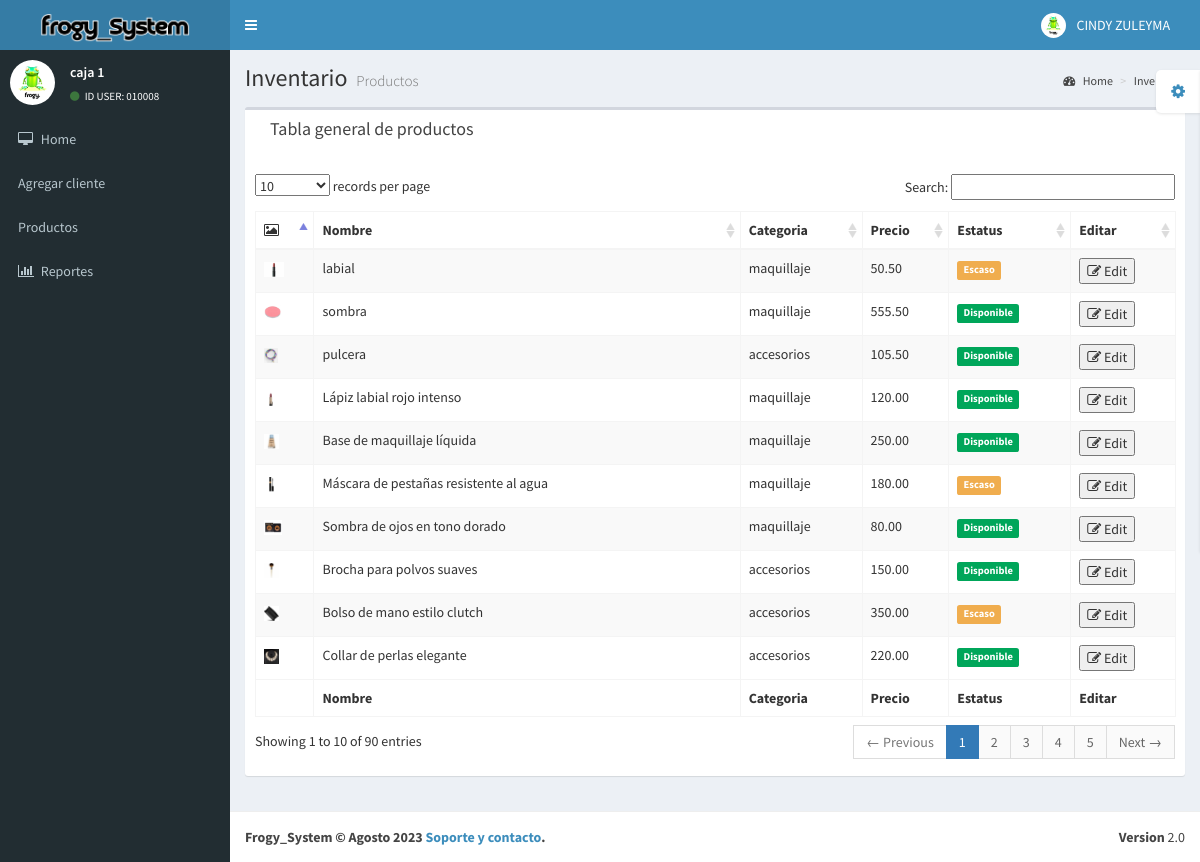
/public/data.php (signed in), run on the app's committed database.
### tables this page shows
CREATE TABLE `usuarios` (
  `id_usuario` int NOT NULL,
  `nombre` varchar(50) NOT NULL,
  `nombre_usuario` varchar(50) NOT NULL,
  `contraseña` varchar(20) NOT NULL,
  `rol` varchar(10) NOT NULL,
  `correo` varchar(100) NOT NULL,
  `telefono` varchar(20) NOT NULL
);

CREATE TABLE `productos` (
  `idProducto` int NOT NULL,
  `nombre` varchar(300) DEFAULT NULL,
  `categoria` varchar(40) DEFAULT NULL,
  `precio` decimal(10,2) DEFAULT NULL,
  `estatus` varchar(20) NOT NULL,
  `img` text NOT NULL
);

CREATE TABLE `categoria` (
  `id_categoria` int NOT NULL,
  `nombre_categoria` varchar(100) NOT NULL,
  `estatus` varchar(20) NOT NULL
);

### public/data.php (the view, shortened to what this page needs)
<?php
$con = conectar();
$id_usuario = $_SESSION['id_usuario'];
if (!isset($_SESSION['id_usuario'])) {
  header("Location: ../index.php");
} else {
  $usuario = mysqli_query($con, "SELECT * FROM `usuarios` WHERE `id_usuario` LIKE '$id_usuario'");
  $user = mysqli_fetch_array($usuario);
  $nombre = $user['nombre'];
  $name_user = $user['nombre_usuario'];
?>
  <!DOCTYPE html>
  <html>
  <head>
    <link href="../bootstrap/css/bootstrap.min.css" rel="stylesheet" type="text/css" />
    <link href="https://maxcdn.bootstrapcdn.com/font-awesome/4.3.0/css/font-awesome.min.css" rel="stylesheet" type="text/css" />
    <link href="http://code.ionicframework.com/ionicons/2.0.0/css/ionicons.min.css" rel="stylesheet" type="text/css" />
    <link href="../plugins/datatables/dataTables.bootstrap.css" rel="stylesheet" type="text/css" />
    <link href="../dist/css/AdminLTE.min.css" rel="stylesheet" type="text/css" />
    <link href="../dist/css/skins/_all-skins.min.css" rel="stylesheet" type="text/css" />
  </head>
  <body class="skin-blue">
    <div class="wrapper">
      <header class="main-header">
        <a href="../public/inicio.php" class="logo"><img src="../img/text/frogy_logoBLANCO.png" height="30px"></a>
        <nav class="navbar navbar-static-top" role="navigation">
          <a href="#" class="sidebar-toggle" data-toggle="offcanvas" role="button">
          </a>
          <div class="navbar-custom-menu">
            <ul class="nav navbar-nav">
              <li class="dropdown user user-menu">
                <a href="#" class="dropdown-toggle" data-toggle="dropdown">
                  <img src="../img/icon/LOGO_frogy.png" class="user-image" alt="User Image" />
                  <span class="hidden-xs"><?php echo $nombre ?></span>
                </a>
              </li>
            </ul>
          </div>
        </nav>
      </header>
      <?php include("../admin/menu.php") ?>
      <div class="content-wrapper">
        <section class="content-header">
          <h1>
            Inventario
            <small>Productos</small>
          </h1>
          <ol class="breadcrumb">
            <li><a href="../public/inicio.php"><i class="fa fa-dashboard"></i> Home</a></li>
            <li><a href="#">Inventario</a></li>
          </ol>
        </section>
        <section class="content">
          <div class="row">
            <div class="col-xs-12">
            </div>
          </div>
          <div class="row">
            <div class="col-xs-12">
              <div class="box">
                <div class="box-header">
                  <div class="container">
                    <div class="row">
                      <div class="col-xs-10">
                        <h3 class="box-title">Tabla general de productos</h3>
                      </div>
                    </div>
                  </div>
                </div>
                <div class="box-body">
                  <table id="example1" class="table table-bordered table-striped">
                    <thead>
                      <tr>
                        <th><i class="fa fa-picture-o"></i></th>
                        <th>Nombre</th>
                        <th>Categoria</th>
                        <th>Precio</th>
                        <th>Estatus</th>
                        <th>Editar</th>
                      </tr>
                    </thead>
                    <tbody>
                      <?php
                      $query = mysqli_query($con, "SELECT * FROM `productos`");
                      while ($row = mysqli_fetch_array($query)) {
                        $estatus = $row['estatus'];
                        $num_categoria = $row['categoria'];
                      ?>
                        <tr>
                          <td><img src="<?php echo $row['img'] ?>" alt="Imagen 1" height="15px" style="cursor: pointer;"></td>
                          <td><?php echo $row['nombre'] ?></td>
                          <td>
                            <?php
                            $sql = mysqli_query($con, "SELECT * FROM `categoria` WHERE `id_categoria` = $num_categoria");
                            $col = mysqli_fetch_array($sql);
                            echo $col['nombre_categoria']
                            ?>
                          </td>
                          <td><?php echo $row['precio'] ?></td>
                          <td>
                            <?php
                            if ($estatus == 'disponible') {
                            ?>
                              <span class="label label-success">Disponible</span>
                            <?php
                            } elseif ($estatus == 'agotado') {
                            ?>
                              <span class="label label-danger">Agotado</span>
                            <?php
                            } elseif ($estatus == 'escaso') {
                            ?>
                              <span class="label label-warning">Escaso</span>
                            <?php
                            }
                            ?>
                          </td>
                          <td>
                            <form action="" method="post">
                              <button name="editar" type="submit"><i class="fa fa-pencil-square-o"></i> Edit</button>
                            </form>
                          </td>
                        </tr>
                      <?php
                      }
                      ?>
                    </tbody>
                    <tfoot>
                      <tr>
                        <th></th>
                        <th>Nombre</th>
                        <th>Categoria</th>
                        <th>Precio</th>
                        <th>Estatus</th>
                        <th>Editar</th>
                      </tr>
                    </tfoot>
                  </table>
                </div>
              </div>
            </div>
          </div>
        </section>
      </div>
      <footer class="main-footer">
    <div class="pull-right hidden-xs">
      <b>Version</b> 2.0
    </div>
    <strong>Frogy_System &copy; Agosto 2023<a href="../contacto.html" target="_blank"> Soporte y contacto</a>.</strong>
  </footer>
    </div>
  </body>
  </html>
<?php
}
?>

### admin/menu.php (shortened to what this page needs)
<aside class="main-sidebar">
  <section class="sidebar">
    <div class="user-panel">
      <div class="pull-left image">
        <img src="../img/icon/LOGO_frogy.png" class="img-circle" alt="User Image" />
      </div>
      <div class="pull-left info">
        <p><?php echo $name_user ?></p>
        <a href="#"><i class="fa fa-circle text-success"></i> ID USER: 01000<?php echo $id_usuario ?></a>
      </div>
    </div>
    <ul class="sidebar-menu">
      <li class="treeview">
        <a href="../public/inicio.php">
          <i class="fa fa-desktop"></i> <span>Home</span>
        </a>
      </li>
      <li class="treeview">
        <a href="../public/clientes.php">
          <i class="ion ion-person-add"></i> <span>Agregar cliente</span>
        </a>
      </li>
      <li class="treeview">
        <a href="../public/productos.php">
          <i class="ion ion-ios-pricetag-outline"></i> <span>Productos</span>
        </a>
      </li>
      <li class="treeview">
        <a href="../public/reportes.php">
          <i class="fa fa-bar-chart-o"></i> <span>Reportes</span>
        </a>
      </li>
    </ul>
  </section>
</aside>

### data on the page
usuarios: nombre "CINDY ZULEYMA", nombre_usuario "caja 1"
productos: img (picture), nombre "labial", categoria.nombre_categoria "maquillaje", precio "50.50", estatus "Escaso"
productos: img (picture), nombre "sombra", categoria.nombre_categoria "maquillaje", precio "555.50", estatus "Disponible"
productos: img (picture), nombre "pulcera", categoria.nombre_categoria "accesorios", precio "105.50", estatus "Disponible"
productos: img (picture), nombre "Lápiz labial rojo intenso", categoria.nombre_categoria "maquillaje", precio "120.00", estatus "Disponible"
productos: img (picture), nombre "Base de maquillaje líquida", categoria.nombre_categoria "maquillaje", precio "250.00", estatus "Disponible"
productos: img (picture), nombre "Máscara de pestañas resistente al agua", categoria.nombre_categoria "maquillaje", precio "180.00", estatus "Escaso"
productos: img (picture), nombre "Sombra de ojos en tono dorado", categoria.nombre_categoria "maquillaje", precio "80.00", estatus "Disponible"
productos: img (picture), nombre "Brocha para polvos suaves", categoria.nombre_categoria "accesorios", precio "150.00", estatus "Disponible"
productos: img (picture), nombre "Bolso de mano estilo clutch", categoria.nombre_categoria "accesorios", precio "350.00", estatus "Escaso"
productos: img (picture), nombre "Collar de perlas elegante", categoria.nombre_categoria "accesorios", precio "220.00", estatus "Disponible"

### other printed values
$id_usuario "8"
